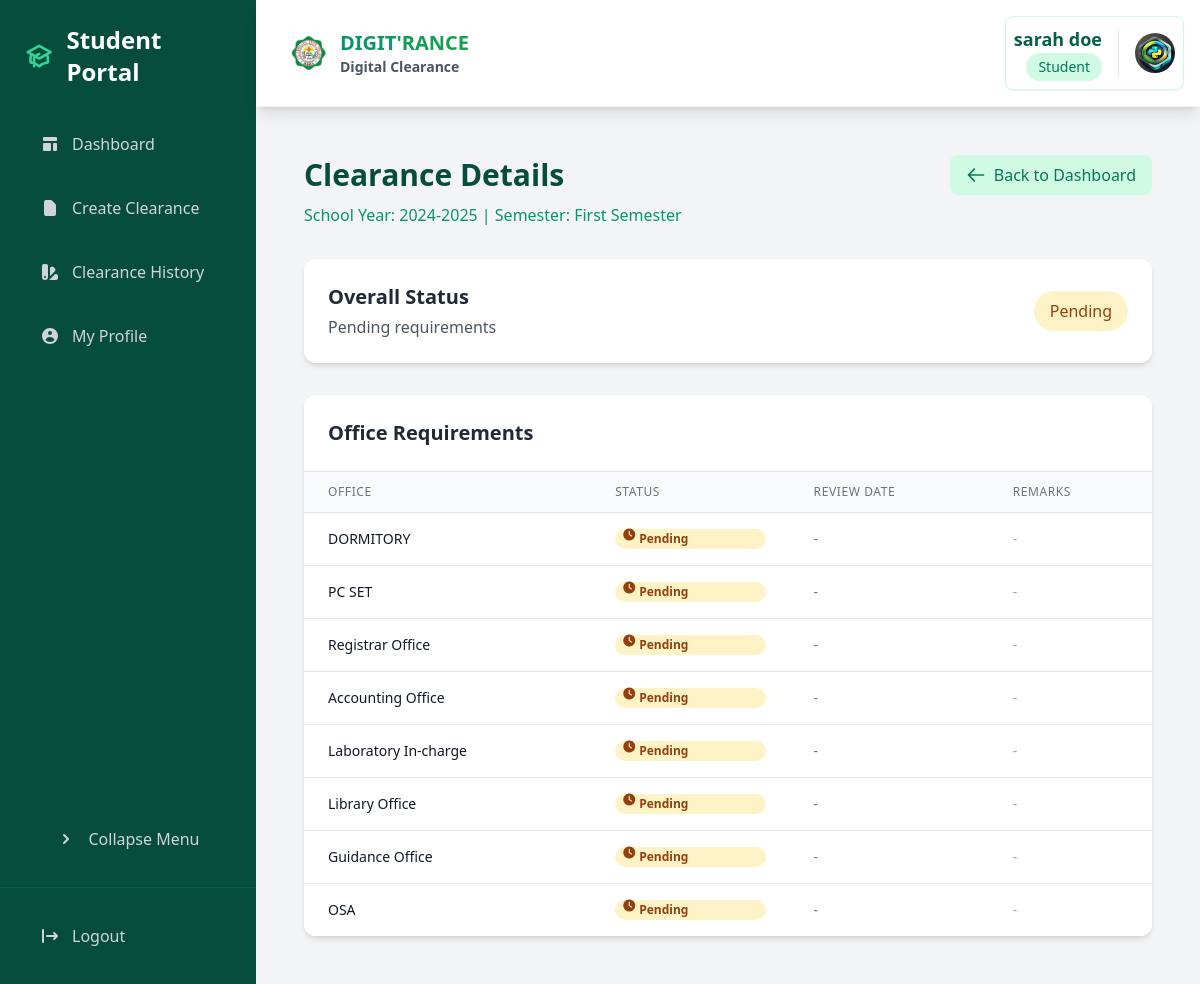
/student/clearance/9/ (signed in), run on an earlier commit of the app's database.
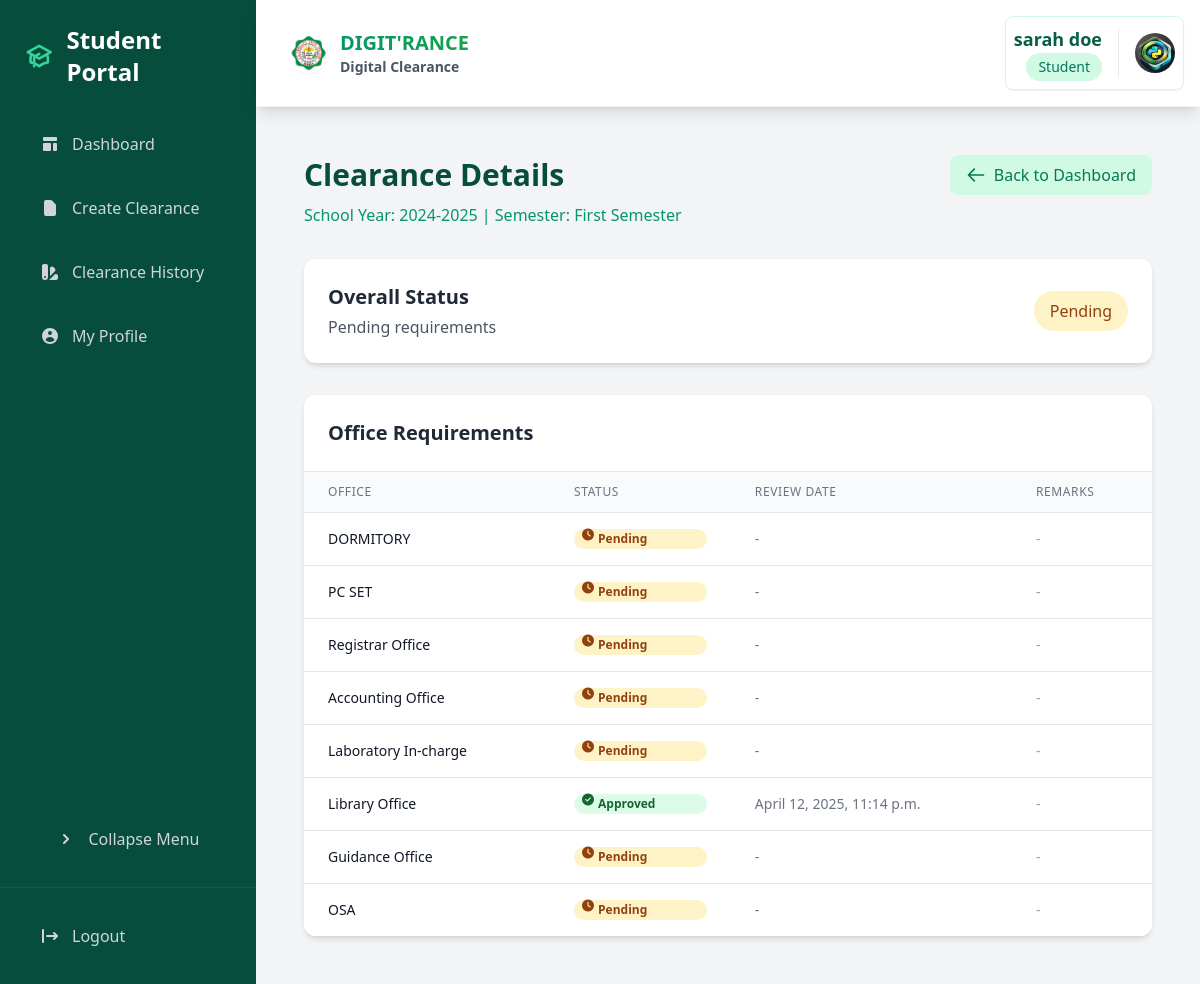
And on a later commit of the database.
### core/models.py (models this page shows, shortened)
class ClearanceRequest(models.Model):
    student = models.ForeignKey(Student, on_delete=models.CASCADE, related_name='clearance_requests')
    office = models.ForeignKey(Office, on_delete=models.CASCADE, related_name='clearance_requests')
    clearance = models.ForeignKey('Clearance', on_delete=models.CASCADE, related_name='requests')
    school_year = models.CharField(max_length=9)
    semester = models.CharField(max_length=3, choices=SEMESTER_CHOICES)
    status_choices = [
        ('pending', 'Pending'),
        ('approved', 'Approved'),
        ('denied', 'Denied'),
    ]
    status = models.CharField(max_length=10, choices=status_choices, default='pending')
    remarks = models.TextField(blank=True, null=True)
    reviewed_by = models.ForeignKey(Staff, on_delete=models.SET_NULL, null=True, blank=True)
    request_date = models.DateTimeField(auto_now_add=True)
    reviewed_date = models.DateTimeField(null=True, blank=True)
    notes = models.TextField(blank=True, null=True)
    class Meta:
        unique_together = ['student', 'office', 'school_year', 'semester']
        ordering = ['-school_year', '-semester', '-request_date']

class Office(models.Model):
    OFFICE_TYPES = [
        ('SET', 'SET'),
        ('STE', 'STE'),
        ('SOCJE', 'SOCJE'),
        ('SAFES', 'SAFES'),
        ('SSB SET', 'SSB SET'),
        ('SSB STE', 'SSB STE'),
        ('SSB SOCJE', 'SSB SOCJE'),
        ('SSB SAFES', 'SSB SAFES'),
        ('OTHER', 'OTHER'),
    ]
    name = models.CharField(max_length=255, unique=True)
    office_type = models.CharField(max_length=50, choices=OFFICE_TYPES, default='OTHER')
    affiliated_dean = models.ForeignKey(Dean, on_delete=models.SET_NULL, null=True, blank=True)
    description = models.TextField(blank=True, null=True)
    location = models.CharField(max_length=255, blank=True, null=True)
    contact_number = models.CharField(max_length=50, blank=True, null=True)
    email = models.EmailField(blank=True, null=True)
    created_at = models.DateTimeField(auto_now_add=True)

### core/views.py (the view)
# urls.py: path('student/clearance/<int:clearance_id>/', views.view_clearance_details, name='view_clearance_details'),
@login_required
def view_clearance_details(request, clearance_id):
    clearance = get_object_or_404(Clearance, id=clearance_id)
    if request.user.is_superuser:
        pass
    elif hasattr(request.user, 'programchair'):
        if clearance.student.course.dean != request.user.programchair.dean:
            messages.error(request, "Permission denied.")
            return redirect('program_chair_dashboard')
    elif hasattr(request.user, 'staff'):
        if not ClearanceRequest.objects.filter(clearance=clearance, office=request.user.staff.office).exists():
            messages.error(request, "Permission denied.")
            return redirect('staff_dashboard')
    elif hasattr(request.user, 'student'):
        if request.user.student != clearance.student:
            messages.error(request, "Permission denied.")
            return redirect('student_dashboard')
    else:
        messages.error(request, "Permission denied.")
        return redirect('home')
    clearance_requests = ClearanceRequest.objects.filter(clearance=clearance).select_related('office', 'reviewed_by')
    return render(request, 'core/clearance_details.html', {
        'clearance': clearance,
        'clearance_requests': clearance_requests,
        'user_type': ('admin' if request.user.is_superuser else
                     'program_chair' if hasattr(request.user, 'programchair') else
                     'staff' if hasattr(request.user, 'staff') else 'student')
    })

### core/models.py (called while the page is built)
    def get_profile_picture_url(self):
        if self.profile_picture and self.profile_picture.url:
            return self.profile_picture.url
        return static('img/default-profile.png')  # Make sure this file exists in your static folder

### templates/core/clearance_details.html (shortened to what the changed rows need)
{% extends 'base.html' %}
{% load static %}
{% block sidebar %}
{% include "components/student_sidenav.html" %}
{% endblock %}
{% block content %}
<div class="container mx-auto p-6">
    <div class="mb-8">
        <div class="flex justify-between items-center">
            <h1 class="text-3xl font-bold text-emerald-900">Clearance Details</h1>
        </div>
    </div>
    <div class="bg-white rounded-xl shadow-md p-6 mb-8">
        <div class="flex items-center justify-between">
            <div>
                <h2 class="text-xl font-semibold text-gray-800">Overall Status</h2>
            </div>
        </div>
    </div>
    <div class="bg-white rounded-xl shadow-md overflow-hidden">
        <div class="p-6 border-b border-gray-200">
            <h2 class="text-xl font-semibold text-gray-800">Office Requirements</h2>
        </div>
        <div class="overflow-x-auto">
            <table class="min-w-full divide-y divide-gray-200">
                <thead class="bg-gray-50">
                    <tr>
                        <th class="px-6 py-3 text-left text-xs font-medium text-gray-500 uppercase tracking-wider">Office</th>
                        <th class="px-6 py-3 text-left text-xs font-medium text-gray-500 uppercase tracking-wider">Status</th>
                        <th class="px-6 py-3 text-left text-xs font-medium text-gray-500 uppercase tracking-wider">Review Date</th>
                        <th class="px-6 py-3 text-left text-xs font-medium text-gray-500 uppercase tracking-wider">Remarks</th>
                    </tr>
                </thead>
                <tbody class="bg-white divide-y divide-gray-200">
                    {% for request in clearance_requests %}
                    <tr class="hover:bg-gray-50">
                        <td class="px-6 py-4 whitespace-nowrap">
                            <div class="text-sm font-medium text-gray-900">{{ request.office.name }}</div>
                        </td>
                        <td class="px-6 py-4 whitespace-nowrap">
                            <div class="flex flex-col gap-2">
                                <span class="px-2 inline-flex text-xs leading-5 font-semibold rounded-full
                                    {% if request.status == 'approved' %}bg-green-100 text-green-800
                                    {% elif request.status == 'denied' %}bg-red-100 text-red-800
                                    {% else %}bg-amber-100 text-amber-800{% endif %}">
                                    {% if request.status == 'approved' %}
                                        <i class="fas fa-check-circle mr-1"></i> Approved
                                    {% elif request.status == 'denied' %}
                                        <i class="fas fa-times-circle mr-1"></i> Denied
                                    {% else %}
                                        <i class="fas fa-clock mr-1"></i> Pending
                                    {% endif %}
                                </span>
                            </div>
                        </td>
                        <td class="px-6 py-4 whitespace-nowrap text-sm text-gray-500">
                            {{ request.reviewed_date|default:"-" }}
                        </td>
                        <td class="px-6 py-4 text-sm text-gray-500">
                            {% if request.status == 'denied' and request.notes %}
                                <div class="relative" x-data="{ open: false }">
                                    <button @click="open = !open"
                                            class="text-red-600 hover:text-red-800 text-sm font-medium flex items-center">
                                        <i class="fas fa-exclamation-circle mr-1"></i> View Reason
                                    </button>
                                    <div x-show="open"
                                         class="fixed inset-0 bg-gray-500 bg-opacity-50 transition-opacity z-40"
                                         @click="open = false"
                                         x-transition:enter="transition ease-out duration-300"
                                         x-transition:enter-start="opacity-0"
                                         x-transition:enter-end="opacity-100"
                                         x-transition:leave="transition ease-in duration-200"
                                         x-transition:leave-start="opacity-100"
                                         x-transition:leave-end="opacity-0">
                                    </div>
                                    <div x-show="open"
                                         class="fixed inset-0 z-50 overflow-y-auto"
                                         @click.away="open = false">
                                        <div class="flex items-center justify-center min-h-screen px-4 pt-4 pb-20 text-center sm:p-0">
                                            <div class="relative bg-white rounded-lg max-w-md w-full mx-auto shadow-xl">
                                                <div class="absolute top-0 right-0 pt-4 pr-4">
                                                    <button @click="open = false"
                                                            class="text-gray-400 hover:text-gray-500 focus:outline-none">
                                                        <svg class="h-6 w-6" fill="none" viewBox="0 0 24 24" stroke="currentColor">
                                                            <path stroke-linecap="round" stroke-linejoin="round" stroke-width="2" d="M6 18L18 6M6 6l12 12"/>
                                                        </svg>
                                                    </button>
                                                </div>
                                                <div class="p-6">
                                                    <div class="flex items-center space-x-3 mb-4">
                                                        <div class="flex-shrink-0 w-12 h-12 rounded-full bg-red-100 flex items-center justify-center">
                                                            <i class="fas fa-exclamation-circle text-2xl text-red-500"></i>
                                                        </div>
                                                        <div class="text-left">
                                                            <h4 class="text-xl font-semibold text-gray-900">Denial Reason</h4>
                                                            <p class="text-sm text-gray-500">Request was denied for the following reason:</p>
                                                        </div>
                                                    </div>
                                                    <div class="bg-red-50 rounded-lg p-4 mb-4 border border-red-100">
                                                        <p class="text-sm text-gray-800 whitespace-pre-wrap text-left">{{ request.notes }}</p>
                                                    </div>
                                                    <div class="mt-4 flex justify-end">
                                                        <button @click="open = false"
                                                                class="px-4 py-2 bg-gray-100 text-gray-700 rounded-lg hover:bg-gray-200 transition-colors duration-200">
                                                            Close
                                                        </button>
                                                    </div>
                                                </div>
                                            </div>
                                        </div>
                                    </div>
                                </div>
                            {% else %}
                                <span class="text-gray-400">-</span>
                            {% endif %}
                        </td>
                    </tr>
                    {% endfor %}
                </tbody>
            </table>
        </div>
    </div>
</div>
{% endblock %}

What changed in the data, as far as the page shows it:
changed ClearanceRequest "Library Office": reviewed_date "-" → "April 12, 2025, 11:14 p.m."; status "Pending" → "Approved"
